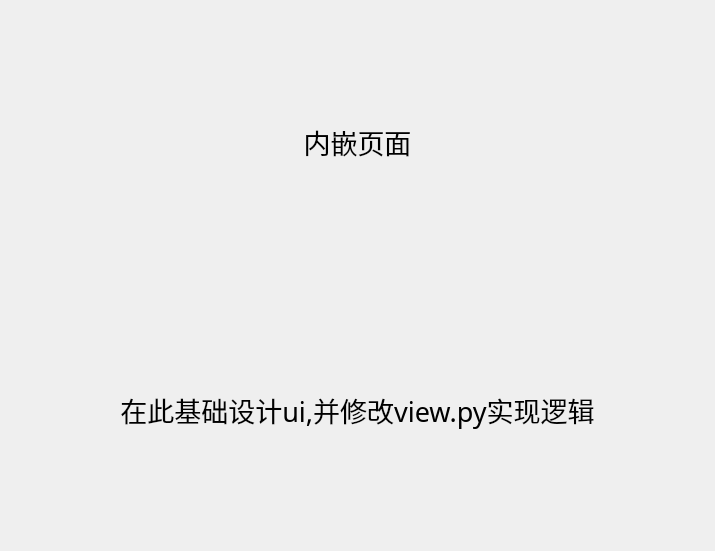
<?xml version="1.0" encoding="UTF-8"?>
<ui version="4.0">
 <class>Form</class>
 <widget class="QWidget" name="Form">
  <property name="geometry">
   <rect>
    <x>0</x>
    <y>0</y>
    <width>715</width>
    <height>551</height>
   </rect>
  </property>
  <property name="windowTitle">
   <string>Form</string>
  </property>
  <property name="styleSheet">
   <string notr="true">QLabel{
font: 20pt &quot;微软雅黑&quot;;
}</string>
  </property>
  <layout class="QVBoxLayout" name="verticalLayout">
   <item>
    <widget class="QLabel" name="label">
     <property name="font">
      <font>
       <family>微软雅黑</family>
       <pointsize>20</pointsize>
       <weight>50</weight>
       <italic>false</italic>
       <bold>false</bold>
      </font>
     </property>
     <property name="text">
      <string>内嵌页面</string>
     </property>
     <property name="alignment">
      <set>Qt::AlignCenter</set>
     </property>
    </widget>
   </item>
   <item>
    <widget class="QLabel" name="label_2">
     <property name="font">
      <font>
       <family>微软雅黑</family>
       <pointsize>20</pointsize>
       <weight>50</weight>
       <italic>false</italic>
       <bold>false</bold>
      </font>
     </property>
     <property name="text">
      <string>在此基础设计ui,并修改view.py实现逻辑</string>
     </property>
     <property name="alignment">
      <set>Qt::AlignCenter</set>
     </property>
    </widget>
   </item>
  </layout>
 </widget>
 <resources/>
 <connections/>
</ui>
